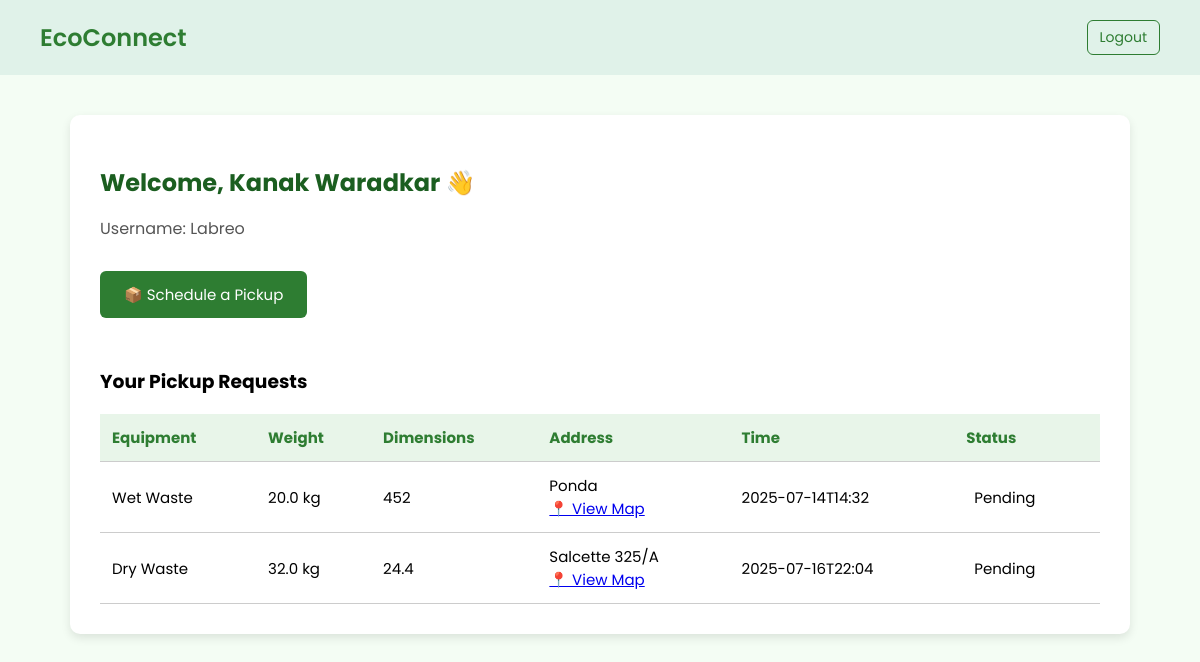
Page /home (signed in) on the earlier database version.
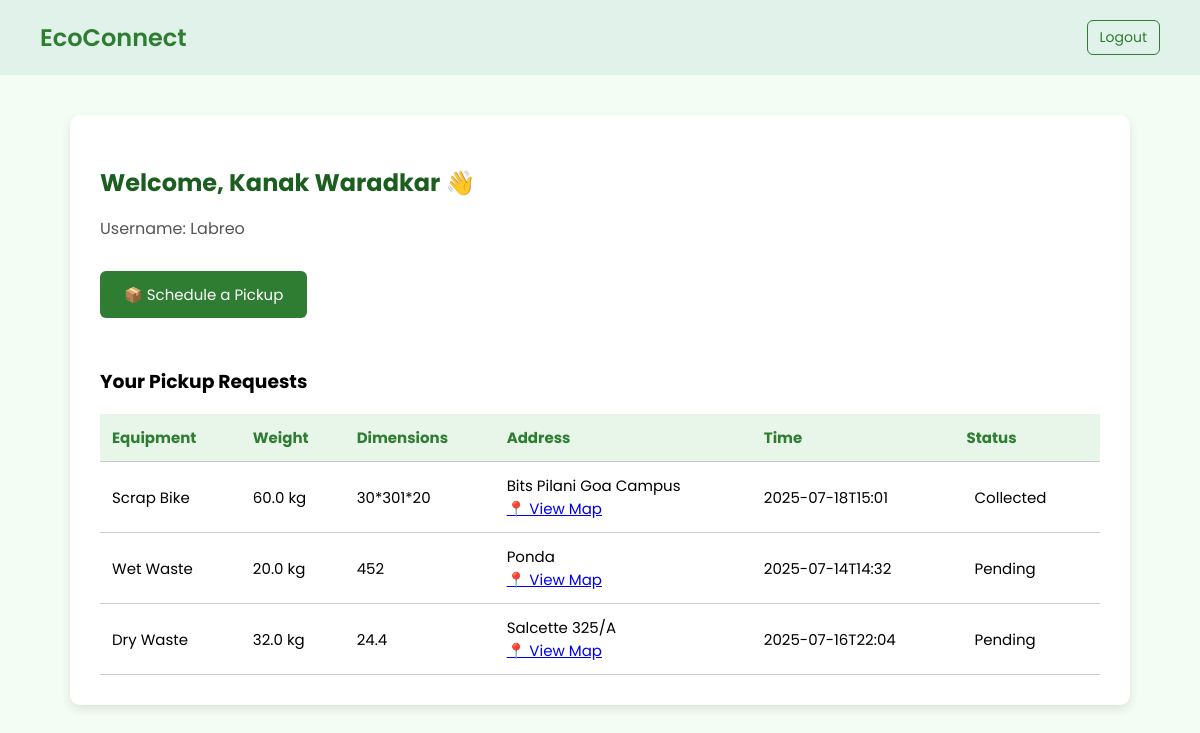
Same page on the later database version.
### tables this page shows
CREATE TABLE users (
    id INTEGER PRIMARY KEY AUTOINCREMENT,
    fullname TEXT NOT NULL,
    address TEXT NOT NULL,
    age INTEGER NOT NULL,
    sex TEXT NOT NULL,
    username TEXT NOT NULL UNIQUE,
    password TEXT NOT NULL
);

CREATE TABLE pickups (
    id INTEGER PRIMARY KEY AUTOINCREMENT,
    user_id INTEGER NOT NULL,
    equipment TEXT NOT NULL,
    weight REAL NOT NULL,
    dimensions TEXT NOT NULL,
    address TEXT NOT NULL,
    pickup_time TEXT NOT NULL,
    status TEXT DEFAULT 'pending',
    timestamp DATETIME DEFAULT CURRENT_TIMESTAMP,
    FOREIGN KEY (user_id) REFERENCES users(id)
);

### app.py (the view)
@app.route('/home')
def home():
    if 'username' not in session:
        return redirect('/login')
    conn = sqlite3.connect('pickups.db')
    conn.row_factory = sqlite3.Row  # enables pickup.equipment-style access
    cursor = conn.cursor()
    cursor.execute("SELECT id, fullname, username FROM users WHERE username = ?", (session['username'],))
    user = cursor.fetchone()
    if not user:
        conn.close()
        return redirect('/login')
    user_id = user['id']
    fullname = user['fullname']
    email = user['username']
    cursor.execute('''
        SELECT equipment, weight, dimensions, address, pickup_time, status
        FROM pickups
        WHERE user_id = ?
        ORDER BY timestamp DESC
    ''', (user_id,))
    pickups = cursor.fetchall()
    conn.close()
    return render_template('home.html', name=fullname, email=email, pickups=pickups)

### templates/home.html (shortened to what this page needs)
<!DOCTYPE html>
<html lang="en">
<head>
</head>
<body>
  <header>
    <div class="logo">EcoConnect</div>
    <div class="top-right">
      <a href="{{ url_for('logout') }}" class="logout-btn">Logout</a>
    </div>
  </header>
  <div class="container">
    <h2>Welcome, {{ name }} 👋</h2>
    <p class="welcome">Username: {{ email }}</p>
    <a href="{{ url_for('request_pickup') }}" class="btn">📦 Schedule a Pickup</a>
    <h3>Your Pickup Requests</h3>
    {% if pickups %}
    <table>
      <thead>
        <tr>
          <th>Equipment</th>
          <th>Weight</th>
          <th>Dimensions</th>
          <th>Address</th>
          <th>Time</th>
          <th>Status</th>
        </tr>
      </thead>
      <tbody>
        {% for pickup in pickups %}
        <tr>
          <td>{{ pickup.equipment }}</td>
          <td>{{ pickup.weight }} kg</td>
          <td>{{ pickup.dimensions }}</td>
          <td>
            {{ pickup.address }}<br>
            <a href="https://www.google.com/maps/search/?api=1&query={{ pickup.address | urlencode }}" target="_blank">📍 View Map</a>
          </td>
          <td>{{ pickup.pickup_time }}</td>
          <td>
<span style="padding: 4px 8px;border-radius: 4px;">
  {{ pickup.status.capitalize() }}
</span>
          </td>
        </tr>
        {% endfor %}
      </tbody>
    </table>
    {% else %}
      <p class="no-data">You have no pickup requests yet.</p>
    {% endif %}
  </div>
</body>
</html>

### templates/home.html (style rules this page uses)
body { font-family: 'Poppins', sans-serif; margin: 0; padding: 0; background-color: #f4fdf4; }
header { display: flex; justify-content: space-between; align-items: center; background-color: #e0f2e9; padding: 20px 40px; }
.logo { font-size: 24px; font-weight: 600; color: #2e7d32; }
.top-right { display: flex; align-items: center; gap: 20px; }
.logout-btn { font-size: 14px; text-decoration: none; color: #2e7d32; border: 1px solid #2e7d32; padding: 6px 12px; border-radius: 6px; transition: background-color 0.3s, color 0.3s; }
.container { max-width: 1000px; margin: 40px auto; background: #ffffff; padding: 30px; border-radius: 10px; box-shadow: 0 4px 10px rgba(0, 0, 0, 0.1); }
.container h2 { color: #1b5e20; margin-bottom: 10px; }
.welcome { font-size: 16px; color: #555; margin-bottom: 30px; }
.btn { display: inline-block; margin-bottom: 30px; padding: 12px 24px; background-color: #2e7d32; color: white; text-decoration: none; border-radius: 6px; font-size: 15px; }
table { width: 100%; border-collapse: collapse; font-size: 15px; }
th, td { padding: 12px; border-bottom: 1px solid #ccc; text-align: left; }
th { background-color: #e8f5e9; color: #2e7d32; }

Differences in the rows shown:
added pickups: equipment "Scrap Bike", weight "60.0", dimensions "30*301*20", address "Bits Pilani Goa Campus", pickup_time "2025-07-18T15:01", status "Collected"
